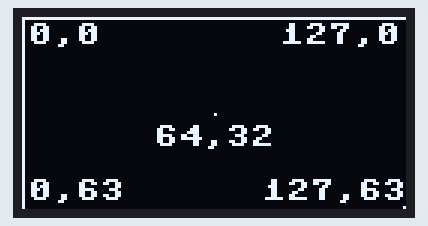
This program was run on a simulated Raspberry Pi Pico running MicroPython. Parts: 128×64 one-colour display. Library files of the repository ran but are not shown: ssd1306.py. At 0.0 s the program stops and its outputs stay as they are.

Above: at 0.1 s.

The program:

02-screen-coordinates.py
```python
# Lab 02: Screen Coordinates
# Maps out the display's coordinate system: (0,0) is the upper-left corner,
# x grows to the right, and y grows downward -- the opposite of a math
# class graph.

import config

oled = config.init_display()
WHITE = config.WHITE
WIDTH = config.WIDTH
HEIGHT = config.HEIGHT

oled.fill(config.BLACK)

# axis lines starting at the origin
oled.hline(0, 0, WIDTH, WHITE)
oled.vline(0, 0, HEIGHT, WHITE)

# a dot and a label at each corner
oled.pixel(0, 0, WHITE)
oled.text("0,0", 2, 2, WHITE)

oled.pixel(WIDTH - 1, 0, WHITE)
oled.text("127,0", WIDTH - 42, 2, WHITE)

oled.pixel(0, HEIGHT - 1, WHITE)
oled.text("0,63", 2, HEIGHT - 10, WHITE)

oled.pixel(WIDTH - 1, HEIGHT - 1, WHITE)
oled.text("127,63", WIDTH - 48, HEIGHT - 10, WHITE)

# a dot and label at the exact center of the display
CENTER_X = WIDTH // 2
CENTER_Y = HEIGHT // 2
oled.pixel(CENTER_X, CENTER_Y, WHITE)
oled.text("64,32", CENTER_X - 20, CENTER_Y + 4, WHITE)

oled.show()
```

config.py
```python
# Hardware configuration for the OLED Two-Button Pico kit.
# Every numbered lab in this folder imports this file instead of repeating
# pin numbers, so the whole kit only needs to be described in one place.

from machine import Pin, SPI
import ssd1306

WIDTH = 128
HEIGHT = 64

# 2.42" SSD1306/SSD1309 SPI display
SCL_PIN = 2
SDA_PIN = 3
RES_PIN = 4
DC_PIN = 5
CS_PIN = 6

# Two momentary push buttons. Each button's other leg goes to GND, and
# PULL_UP holds the pin at 1 until a press pulls it to 0.
BUTTON_A_PIN = 14
BUTTON_B_PIN = 15

WHITE = 1
BLACK = 0
NO_FILL = 0
FILL = 1


def init_display():
    clock = Pin(SCL_PIN)
    data = Pin(SDA_PIN)
    res = Pin(RES_PIN)
    dc = Pin(DC_PIN)
    cs = Pin(CS_PIN)
    spi = SPI(0, sck=clock, mosi=data)
    return ssd1306.SSD1306_SPI(WIDTH, HEIGHT, spi, dc, res, cs)


def init_buttons():
    button_a = Pin(BUTTON_A_PIN, Pin.IN, Pin.PULL_UP)
    button_b = Pin(BUTTON_B_PIN, Pin.IN, Pin.PULL_UP)
    return button_a, button_b
```
